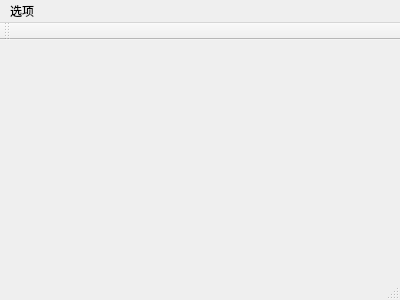
<?xml version="1.0" encoding="UTF-8"?>
<ui version="4.0">
 <class>MainWindow</class>
 <widget class="QMainWindow" name="MainWindow">
  <property name="geometry">
   <rect>
    <x>0</x>
    <y>0</y>
    <width>400</width>
    <height>300</height>
   </rect>
  </property>
  <property name="windowTitle">
   <string>MainWindow</string>
  </property>
  <widget class="QWidget" name="centralWidget"/>
  <widget class="QMenuBar" name="menuBar">
   <property name="geometry">
    <rect>
     <x>0</x>
     <y>0</y>
     <width>400</width>
     <height>23</height>
    </rect>
   </property>
   <widget class="QMenu" name="menu">
    <property name="title">
     <string>选项</string>
    </property>
    <addaction name="actionDd"/>
   </widget>
   <addaction name="menu"/>
  </widget>
  <widget class="QToolBar" name="mainToolBar">
   <attribute name="toolBarArea">
    <enum>TopToolBarArea</enum>
   </attribute>
   <attribute name="toolBarBreak">
    <bool>false</bool>
   </attribute>
  </widget>
  <widget class="QStatusBar" name="statusBar"/>
  <action name="actionDd">
   <property name="text">
    <string>服务器地址</string>
   </property>
  </action>
 </widget>
 <layoutdefault spacing="6" margin="11"/>
 <resources/>
 <connections/>
</ui>
